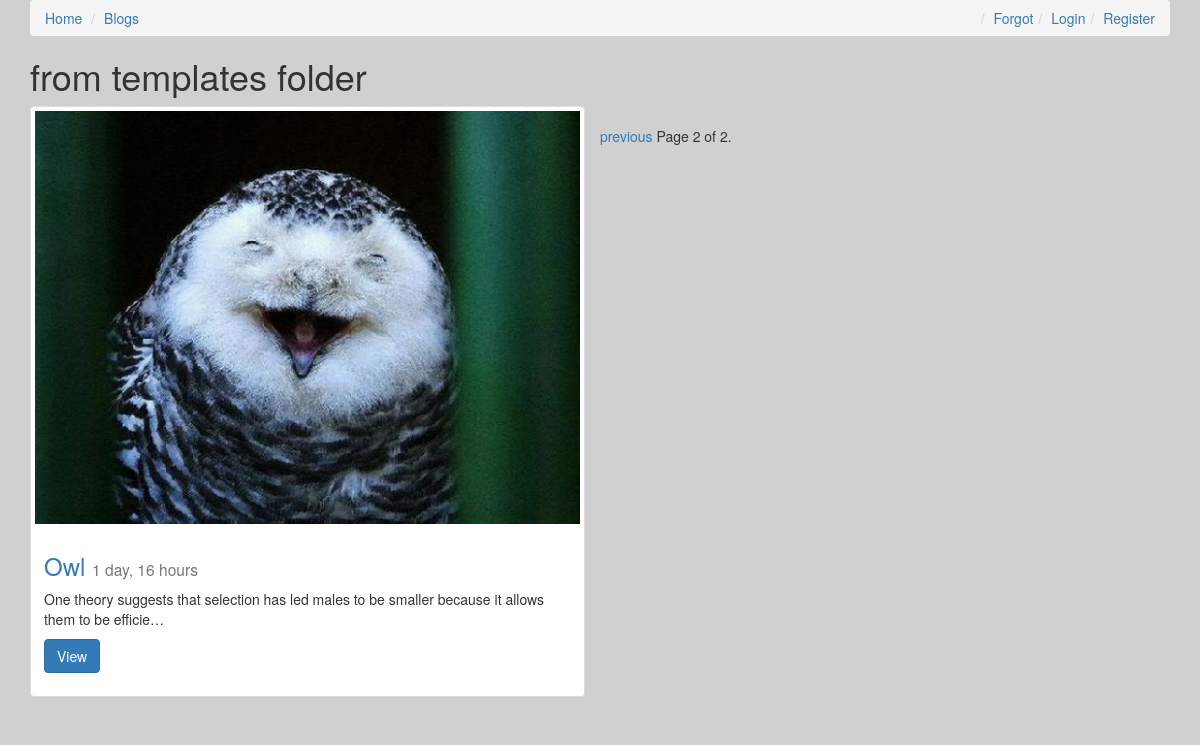
Screenshot of /?page=2 with the database file from the repository.
### blogs/models.py (models this page shows, shortened)
class Post(models.Model):
	title = models.CharField(max_length=120)
	slug = models.SlugField(unique=True)
	image = models.ImageField(upload_to = upload_location,null=True,blank=True,width_field="width_field",height_field="height_field")
	height_field = models.IntegerField(default=0)
	width_field = models.IntegerField(default=0)
	content = models.TextField()
	updated = models.DateTimeField(auto_now=True,auto_now_add=False)
	timestamp = models.DateTimeField(auto_now=False,auto_now_add=True)
	def get_absolute_url(self):
		return reverse('detail',kwargs={"slug":self.slug})

### blogs/views.py (the view)
# urls.py: url(r'^$',views.post_home,name="home"),
def post_home(request):
	form = PostForm(request.POST or None,request.FILES or None)
	if form.is_valid():
		instance= form.save(commit=False)
		instance.save()
		messages.success(request,"Successfully Created")
		return HttpResponseRedirect(instance.get_absolute_url())
	queryset_list = Post.objects.all().order_by('-timestamp')
	paginator = Paginator(queryset_list,4) # Show 25 contacts per page
	page = request.GET.get('page')
	try:
	    queryset = paginator.page(page)
	except PageNotAnInteger:
	    queryset = paginator.page(1)
	except EmptyPage:
	    queryset = paginator.page(paginator.num_pages)
	if request.user.is_authenticated():
		context = {
			"name":"Raj Kumar Meena",
			"queryset":queryset
		}
	else:
		context = {
			"name":"Not logged In",
			"form":form,
			"queryset":queryset
		}
	return render(request,"blogs/index.html",context)

### templates/blogs/index.html (shortened to what this page needs)
{% extends "blogs/base.html" %}
{% load markdown_deux_tags %}
{% block content %}
	<h1>from templates folder</h1>
	<div class="row">
	{% for obj in queryset %}
		  <div class="blog_img col-sm-6">
		    <div class="thumbnail">
		    {% if obj.image %}
				<img src="{{obj.image.url}}" class="img-responsive">
		    {% endif %}
		      <div class="caption">
		        <h3><a href="{{obj.get_absolute_url}}">{{obj.title}} </a><small>{{obj.timestamp|timesince}}</small></h3>
		        <p>{{obj.content|markdown|linebreaks|truncatechars_html:100}}</p>
		        <p><a href="{{obj.get_absolute_url}}" class="btn btn-primary" role="button">View</a></p>
		      </div>
		    </div>
		</div>
	{% endfor %}
<div class="pagination">
    <span class="step-links">
        {% if queryset.has_previous %}
            <a href="?page={{ queryset.previous_page_number }}">previous</a>
        {% endif %}
        <span class="current">
            Page {{ queryset.number }} of {{ queryset.paginator.num_pages }}.
        </span>
    </span>
</div>
	</div>
{% endblock content %}

### blogs/static/css/style.css (style rules this page uses)
body { background-color: #d0d0d0; }

### rows the page displays
Post: image (picture), title "Owl", timestamp "1 day, 16 hours", content "One theory suggests that selection has led males to be smaller because it allows them to be efficie…"

### other values shown
{{ queryset.number }} "2"
{{ queryset.paginator.num_pages }} "2"
